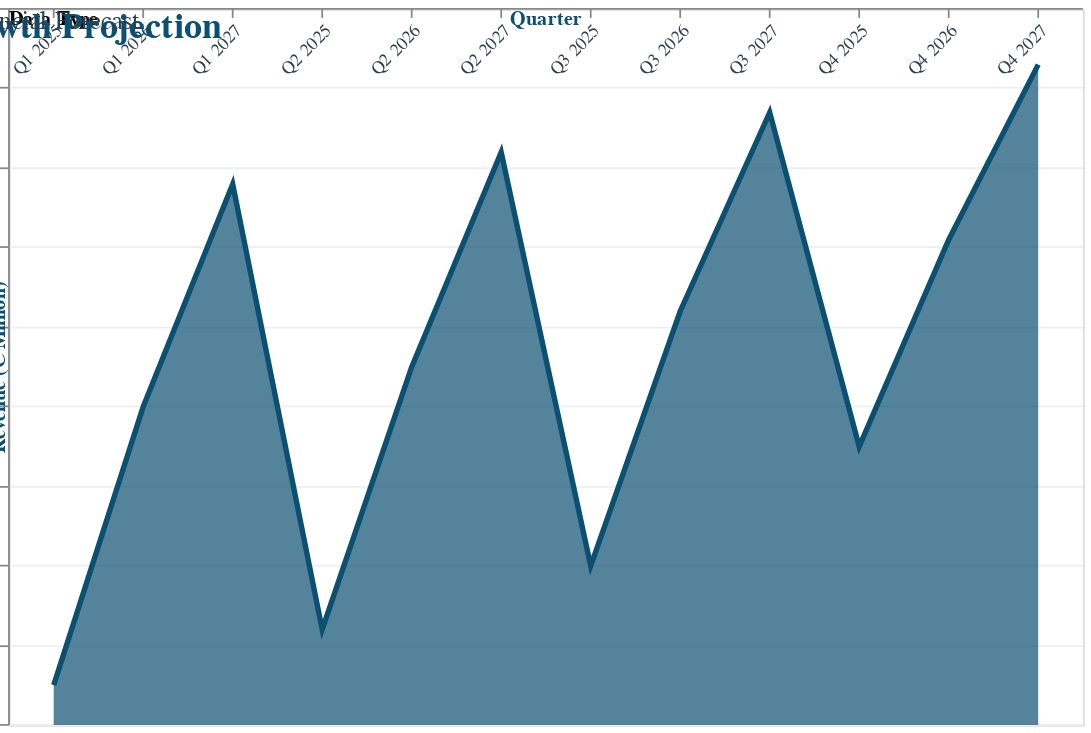

Write the Vega-Lite specification saved for this chart.
### Vega-Lite specification from a JSON file in a GitHub repository (floating-point values rounded to 4 significant figures)
{"$schema": "https://vega.github.io/schema/vega-lite/v5.json", "title": {"text": "Revenue Growth Projection", "subtitle": "3-Year Financial Forecast", "font": "SF Pro Display", "fontSize": 20, "color": "#0B4F71", "subtitleFont": "SF Pro Text", "subtitleFontSize": 14, "subtitleColor": "#2C3E50"}, "width": 600, "height": 400, "data": {"values": [{"quarter": "Q1 2025", "revenue": 0.5, "type": "Actual"}, {"quarter": "Q2 2025", "revenue": 1.2, "type": "Actual"}, {"quarter": "Q3 2025", "revenue": 2.0, "type": "Actual"}, {"quarter": "Q4 2025", "revenue": 3.5, "type": "Actual"}, {"quarter": "Q1 2026", "revenue": 4.0, "type": "Projected"}, {"quarter": "Q2 2026", "revenue": 4.5, "type": "Projected"}, {"quarter": "Q3 2026", "revenue": 5.2, "type": "Projected"}, {"quarter": "Q4 2026", "revenue": 6.1, "type": "Projected"}, {"quarter": "Q1 2027", "revenue": 6.8, "type": "Projected"}, {"quarter": "Q2 2027", "revenue": 7.2, "type": "Projected"}, {"quarter": "Q3 2027", "revenue": 7.7, "type": "Projected"}, {"quarter": "Q4 2027", "revenue": 8.3, "type": "Projected"}]}, "layer": [{"mark": {"type": "area", "line": {"color": "#0B4F71", "strokeWidth": 3}, "color": {"x1": 1, "y1": 1, "x2": 1, "y2": 0, "gradient": "linear", "stops": [{"offset": 0, "color": "#0B4F71", "opacity": 0.1}, {"offset": 1, "color": "#0B4F71", "opacity": 0.6}]}}, "encoding": {"x": {"field": "quarter", "type": "ordinal", "axis": {"title": "Quarter", "labelAngle": -45, "labelFont": "SF Pro Text", "titleFont": "SF Pro Display"}}, "y": {"field": "revenue", "type": "quantitative", "axis": {"title": "Revenue (€ Million)", "grid": true, "gridColor": "#ECF0F1", "labelFont": "SF Pro Text", "titleFont": "SF Pro Display"}}}}, {"mark": {"type": "point", "filled": true, "size": 100}, "encoding": {"x": {"field": "quarter", "type": "ordinal"}, "y": {"field": "revenue", "type": "quantitative"}, "color": {"field": "type", "type": "nominal", "scale": {"domain": ["Actual", "Projected"], "range": ["#0B4F71", "#4FB06D"]}, "legend": {"title": "Data Type", "orient": "top-right"}}, "tooltip": [{"field": "quarter", "title": "Quarter"}, {"field": "revenue", "title": "Revenue", "format": "€.1fM"}, {"field": "type", "title": "Type"}]}}], "config": {"font": "SF Pro Text", "axis": {"labelFont": "SF Pro Text", "titleFont": "SF Pro Display", "titleColor": "#0B4F71", "labelColor": "#2C3E50"}}}
